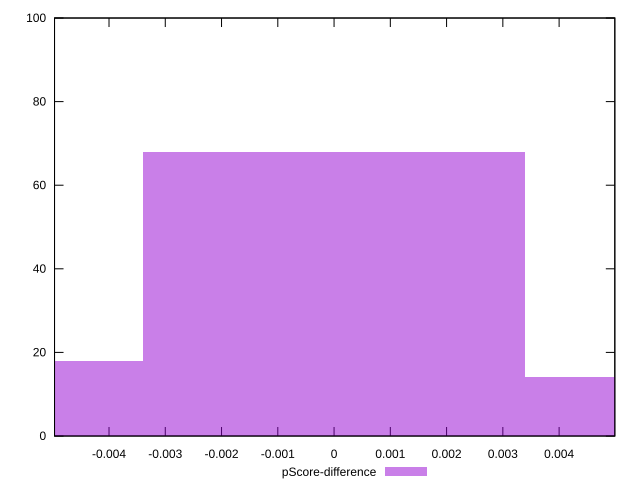

This figure's gnuplot source:
reset

$pScoreDifference <<EOF
-0.006785961998000299 18
0 68
0.006785961998000299 14
EOF

set key outside below
set boxwidth 0.006785961998000299
set xrange [-0.0049683902160829185:0.004990254723294341]
set yrange [0:100]
set trange [0:100]
set style fill transparent solid 0.5 noborder
set terminal svg size 640, 490 enhanced background rgb 'white'
set output "report_00011_2021-02-09T10:53:21.242Z/total-blocking-time/samples/pages+cached/pScore-difference/histogram.svg"

plot $pScoreDifference title "pScore-difference" with boxes

reset
